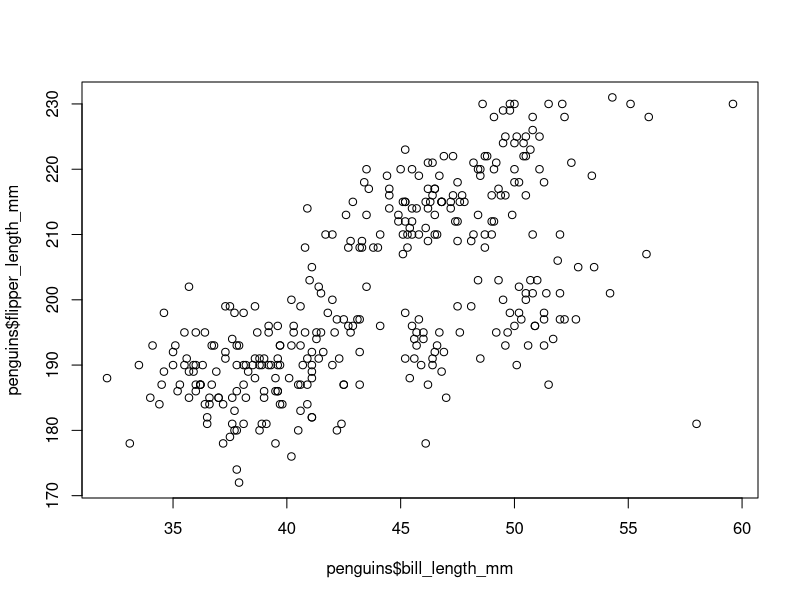

Write R code to recreate this figure.
install.packages("palmerpenguins")
install.packages("here")
require(palmerpenguins)
require(here)
class(penguins)
penguins = data.frame(penguins)
mean(penguins$body_mass_g)
head(penguins)
summary(penguins)
plot(x= penguins$bill_length_mm, y= penguins$flipper_length_mm)
